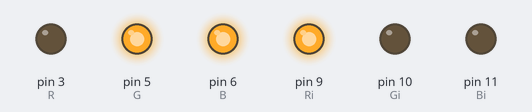
Recording of a sketch running on a simulated Arduino Uno, built with avr-gcc and run on an emulated ATmega328P. Shown: output pins drawn as LEDs (lit = HIGH).

Above: at 0.1 s.
Timing chart, 0 to 1.6 s (numbered marks = the images above):
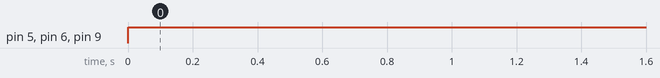

The sketch:

LEDSCOLOR.ino
```cpp
//LEDSCOLOR.ino


int R=3, G = 5, B = 6;
int Ri=9, Gi=10, Bi =11;


int Re = 0;
int Gr = 255;
int Bl = 255;

int Red = 255;
int Gre = 0;
int Blu = 0;


void setup(){
 Serial.begin(9600);
}
void loop(){
//Serial.write(red);
//if (Serial.available()>0) {
//
//red = Serial.read();
//
////Serial.write(red);
//// do it again:
//green = Serial.read();
////   // do it again:
//blue = Serial.read();
//
analogWrite(R,Re); //
analogWrite(G,Gr); //
analogWrite(B,Bl);

analogWrite(Ri,Red); //
analogWrite(Gi,Gre); //
analogWrite(Bi,Blu);


//analogWrite(G,green); //
//analogWrite(B,blue); //

//   Serial.print(red);
//   Serial.print(green);
//   Serial.print(blue);
 }
 //}
```

Measured:
- by itself, pin 5 (G), pin 6 (B), pin 9 (Ri): LOW → HIGH at 0.00 s
